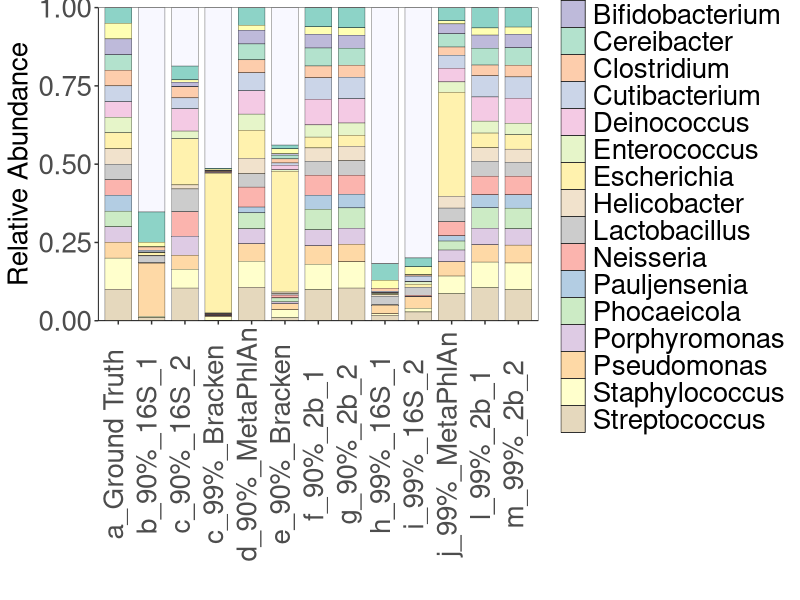

Write R code to recreate this figure.
library(reshape2)
library(ggplot2)
library(RColorBrewer)

result <- read.table("fig2a_input.txt", sep = "\t", header = T)
data <- melt(result, id.vars="SampleID")
data <- data[order(data$variable), ]

nc <- length(unique(data$variable))
print(nc)

colors = c("ghostwhite", brewer.pal(3, "Set3"), 
           brewer.pal(8, "Pastel2"), 
           brewer.pal(8, "Pastel1"))

plot <- ggplot(data = data, aes(SampleID, value, fill = variable)) +
  scale_fill_manual(values = colors, guide = guide_legend(ncol = 1, bycol = TRUE)) +
  geom_bar(stat = "identity", position = "stack", color = "black", width = 0.8, linewidth = 0.1) +
  labs(x = "", y = "Relative Abundance", fill = "") +
  scale_y_continuous(expand = c(0, 0)) +
  theme_classic() +
  theme(
    panel.background = element_rect(fill = "white", colour = "black", linewidth = 0.25),
    axis.line = element_line(linewidth = 0.25),
    axis.title = element_text(size = 20),
    axis.text.y = element_text(size = 20),
    axis.text.x = element_text(size = 20, angle = 90, vjust = 0.25),
    legend.text = element_text(size = 20),
    legend.position = "right"
  )

print(plot)
